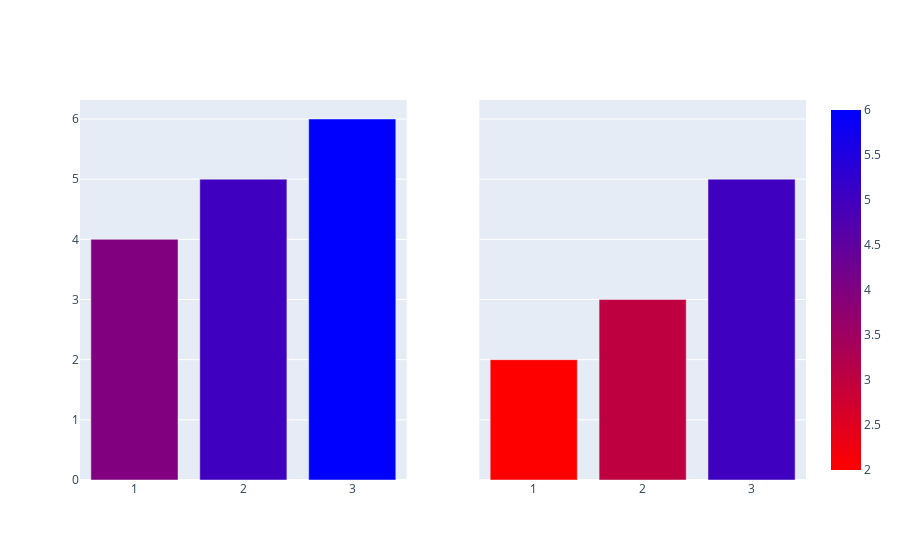

Notebook source saved alongside this figure:
### Code cell
from plotly.subplots import make_subplots
import plotly.graph_objects as go

fig = make_subplots(rows=1, cols=2, shared_yaxes=True)

fig.add_trace(go.Bar(x=[1, 2, 3], y=[4, 5, 6],
                     name='Mipymes',
         marker_color='indianred'),
              1, 1)

fig.add_trace(go.Bar(x=[1, 2, 3], y=[2, 3, 5],
                    marker=dict(color=[2, 3, 5], coloraxis="coloraxis")),
              1, 2)

fig.update_layout(coloraxis=dict(colorscale='Bluered_r'), showlegend=False)
fig.show()

### Figure 1 — Plotly figure (JSON) as saved in the notebook; plotly's stock layout.template omitted (floating-point values rounded to 4 significant figures)
{"data": [{"marker": {"color": [4, 5, 6], "coloraxis": "coloraxis"}, "type": "bar", "x": [1, 2, 3], "xaxis": "x", "y": [4, 5, 6], "yaxis": "y"}, {"marker": {"color": [2, 3, 5], "coloraxis": "coloraxis"}, "type": "bar", "x": [1, 2, 3], "xaxis": "x2", "y": [2, 3, 5], "yaxis": "y2"}], "layout": {"coloraxis": {"colorscale": [[0, "rgb(255,0,0)"], [1, "rgb(0,0,255)"]]}, "showlegend": false, "xaxis": {"anchor": "y", "domain": [0, 0.45]}, "xaxis2": {"anchor": "y2", "domain": [0.55, 1]}, "yaxis": {"anchor": "x", "domain": [0, 1]}, "yaxis2": {"anchor": "x2", "domain": [0, 1], "matches": "y", "showticklabels": false}}}
